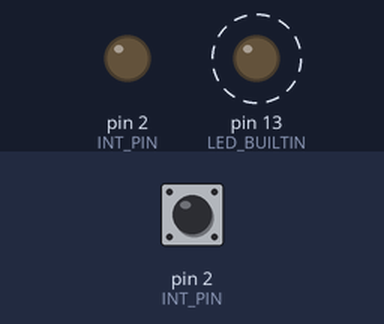
Simulated run of this sketch. Board: Arduino Uno, built with avr-gcc and run on an emulated ATmega328P. Parts: output pins drawn as LEDs (lit = HIGH). Dashed ring = blinking. The inputs (shaded band) are chosen by the test bench; at power-on: pin 2 (INT_PIN) HIGH.

Above: at 2.2 s.
2.3 s: pin 2 (INT_PIN) pulled LOW for 0.15 s
Timing chart, 0 to 11.4 s (numbered marks = the images above; inputs shaded):
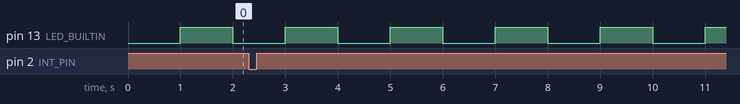

Measured:
- by itself, pin 13 (LED_BUILTIN): alternates HIGH for 1.0 s and LOW for 1.0 s

The sketch:

Soft_Latch_Control.ino
```cpp
/*
 * This sketch is for example on how to control the Soft Latch circuit
 * INT_PIN is the arduino Digital Pin connected to the Soft Latch's "Off Pin"
 * */
#define INT_PIN     2


void setup() {
  //Serial.begin(9600);
  pinMode(LED_BUILTIN, OUTPUT);
  delay(1000);
  setInterrupt();
}

void loop() {
  digitalWrite(LED_BUILTIN, HIGH);
  delay(1000);
  digitalWrite(LED_BUILTIN, LOW);
  delay(1000);
}

void setInterrupt(){
  //Here we are setting the INT_PIN as INPUT_PULLUP and set the Interrup to listen for Falling Edge
  //Whenever the power button at Soft Latch is pressed, it will pull this pin down, triggering the function attached
  pinMode(INT_PIN, INPUT_PULLUP);
  attachInterrupt(digitalPinToInterrupt(INT_PIN), shuttingDown, FALLING);
}

void shuttingDown(){
  //Here is the shuttingDown routine.
  //We also could call this function without waiting for the interrupt triggered.
  detachInterrupt(digitalPinToInterrupt(INT_PIN));
  pinMode(INT_PIN, OUTPUT);
  digitalWrite(INT_PIN, LOW);
}
```
